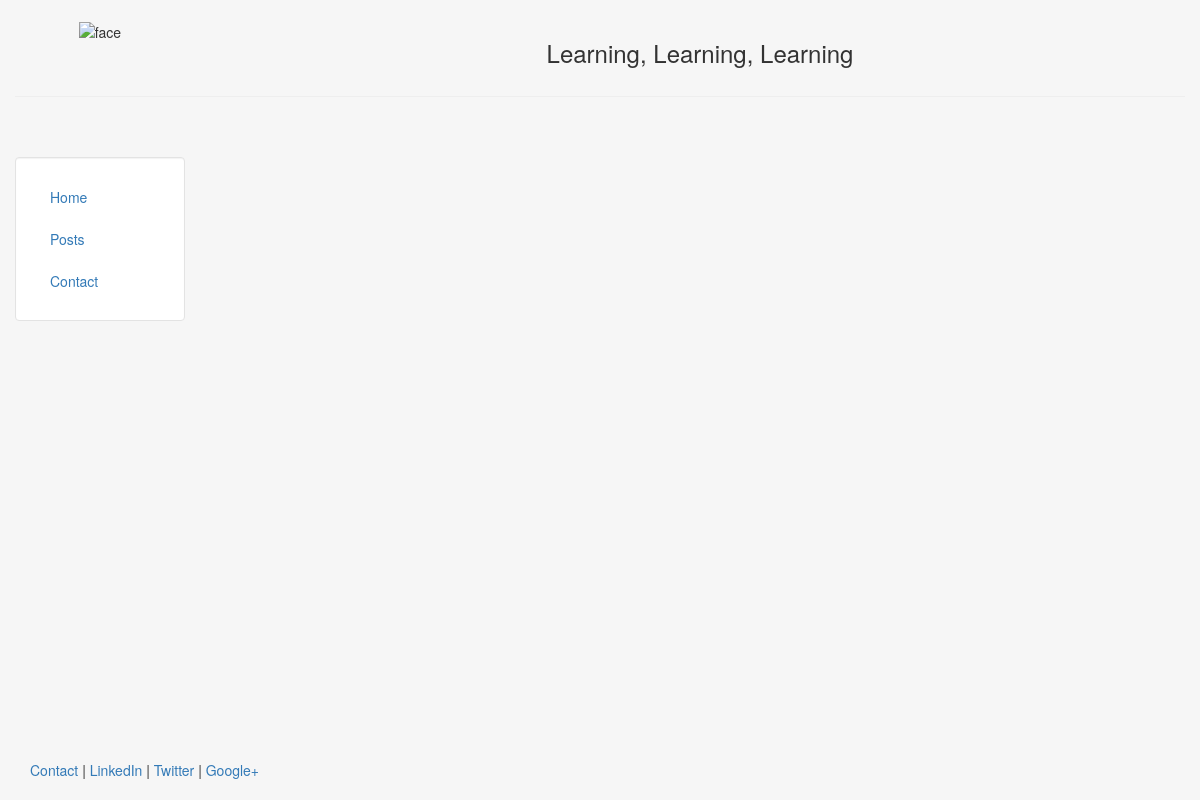
The app's page /posts/, older data.
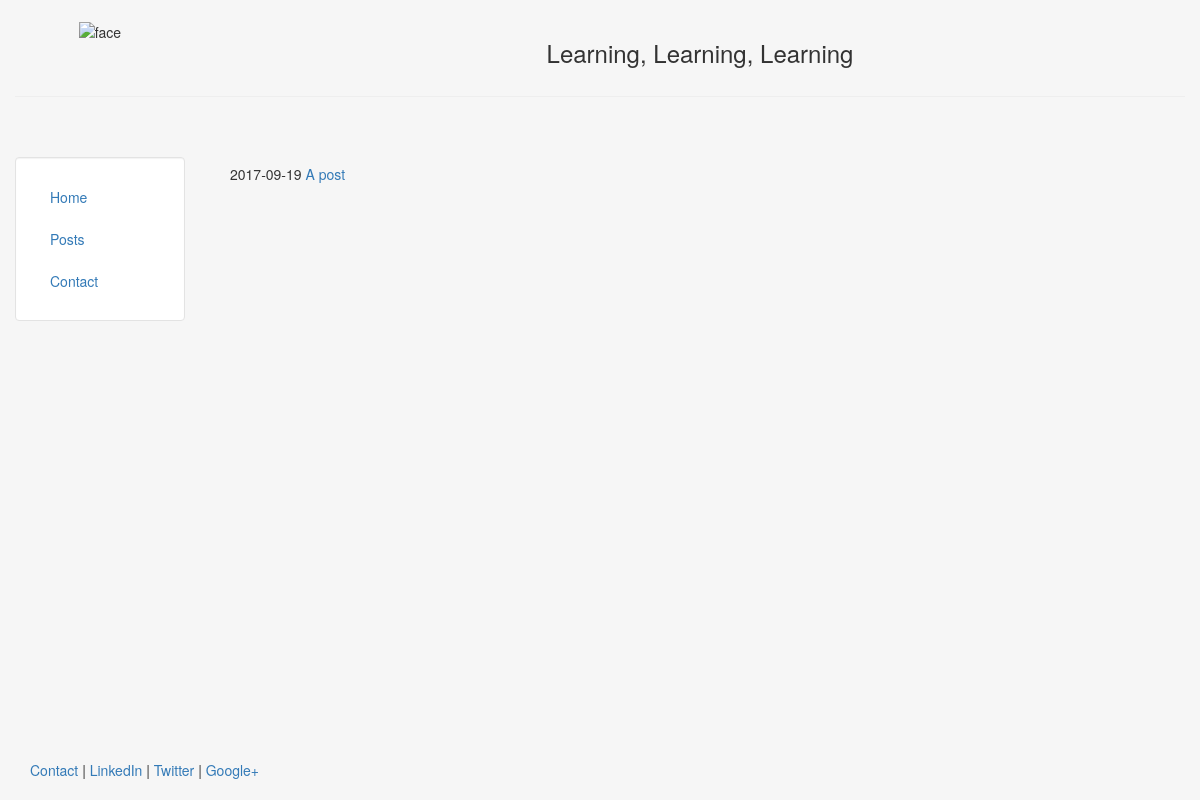
The same page, newer data.
### posts/models.py (models this page shows, shortened)
class Post(models.Model): #Post inherits from models.Model
    title = models.CharField(max_length = 140)
    body = models.TextField()
    date = models.DateTimeField()

### posts/templates/posts/posts.html
{% extends "personal/header.html" %}
{% block content %}
	{% for post in object_list %}
		<h5>{{ post.date|date:"Y-m-d" }}<a href="/posts/{{post.id}}">  {{ post.title }}</a></h5>
	{% endfor %}
{% endblock %}

### personal/templates/personal/header.html (shortened to what this page needs)
<!DOCTYPE html>
<html lang="en">
<head> 	<!–– Header: just gives some information to browser. ––>
	{% load staticfiles %}
	<link rel="stylesheet" href="{% static 'personal/css/bootstrap.min.css' %}" type = "text/css"/>
</head>
<body class="body" style="background-color:#f6f6f6">
	<div class="container-fluid" style="min-height:95%; ">
		<div class="row">
			  <div class="col-sm-2">
				  <br>
				  <center>
					<img src="{% static 'personal/img/profile.jpg' %}" class="responsive-img" style='max-height:100px;' alt="face">
				  </center>
			  </div>
			  <div class="col-sm-10">
				  <br>
				  <center>
				  <h3>Learning, Learning, Learning </h3>
				  </center>
			  </div>
		</div><hr>
		<div class="row">
		  <div class="col-sm-2">
		  <br>
		  <br>
			<div class="well bs-sidebar" id="sidebar" style="background-color:#fff">
			  <ul class="nav nav-pills nav-stacked">
				<li><a href='/'>Home</a></li>
				<li><a href='/posts/'>Posts</a></li>
				<li><a href='/contact/'>Contact</a></li>
			  </ul>
			</div>
		  </div>
		  <div class="col-sm-10">
			<div class='container-fluid'>
			<br><br>
			   {% block content %}
			   {% endblock %}
			</div>
		  </div>
		</div>
	</div>
	<footer>
		<div class="container-fluid" style='margin-left:15px'>
			<p><a href="#" target="blank">Contact</a> | <a href="#" target="blank">LinkedIn</a> | <a href="#" target="blank">Twitter</a> | <a href="#" target="blank">Google+</a></p>
		</div>
	</footer>
</body>
</html>

### personal/templates/personal/header.html (style rules this page uses)
html, body { height:100% }

Row changes from the older to the newer data that the page shows:
added Post: date "2017-09-19", title "A post"
